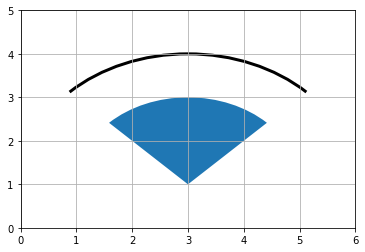

Generate this figure with Python:
from matplotlib.patches import Wedge, Arc
import matplotlib.pyplot as plt

plt.xlim(0, 6)
plt.ylim(0, 5)

ax = plt.gca()

# нарисовать сектор
figure_w = Wedge((3, 1), 2, 45, 135)
ax.add_patch(figure_w)

# нарисовать дугу
figure_a = Arc((3, 1), 6, 6, 0, 45, 135, lw=3)
ax.add_patch(figure_a)
plt.grid()
plt.show()
